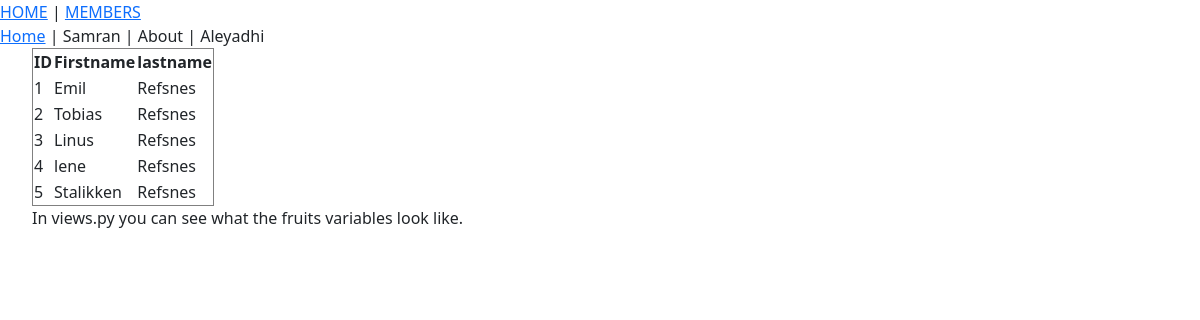
Screenshot of /testing/ with the database file from the repository.
### members/models.py (models this page shows, shortened)
class Member(models.Model):
    id = models.AutoField(primary_key=True)
    firstname = models.CharField(max_length=255)
    lastname = models.CharField(max_length=255)
    phone = models.IntegerField(null=True)
    joined_date = models.DateField(null=True)
    slug = models.SlugField(default="", null=False)

### members/views.py (the view)
# urls.py: path('testing/', views.testing, name='testing')
def testing(request):
    members = Member.objects.all()
    template = loader.get_template('template.html')
    context = {
        'members': members
    }
    return HttpResponse(template.render(context, request))

### members/templates/template.html (shortened to what this page needs)
{% extends "master.html" %}
{% load static %}
{% block content %}
    {% include 'menu.html' with me="Samran" sponsor="Aleyadhi" %}
    <ul>
        <table border="1">
            <tr>
                <th>ID</th>
                <th>Firstname</th>
                <th>lastname</th>
            </tr>
            {% for x in members %}
            <tr>
                <td>{{ x.id }}</td>
                <td>{{ x.firstname }}</td>
                <td>{{ x.lastname }}</td>
            </tr>
            {% endfor %}
    </table>
    <p>In views.py you can see what the fruits variables look like.</p>
{% endblock %}

### members/templates/master.html (shortened to what this page needs)
{% load static %}
<!DOCTYPE html>
<html>
    <head>
        {% load bootstrap5 %}
        {% bootstrap_css %}
    </head>
    <body>
        <div class='topnav'>
            <a href="/">HOME</a> |
            <a href="/members">MEMBERS</a>
        </div>
        {% block content %}
        {% endblock %}
    </body>
</html>

### members/templates/menu.html
<div>
    <a href="/">Home</a> | {{ me }} | About | {{ sponsor }}
</div>

### rows the page displays
Member: id "1", firstname "Emil", lastname "Refsnes"
Member: id "2", firstname "Tobias", lastname "Refsnes"
Member: id "3", firstname "Linus", lastname "Refsnes"
Member: id "4", firstname "lene", lastname "Refsnes"
Member: id "5", firstname "Stalikken", lastname "Refsnes"

### other values shown
{{ me }} "Samran"
{{ sponsor }} "Aleyadhi"
